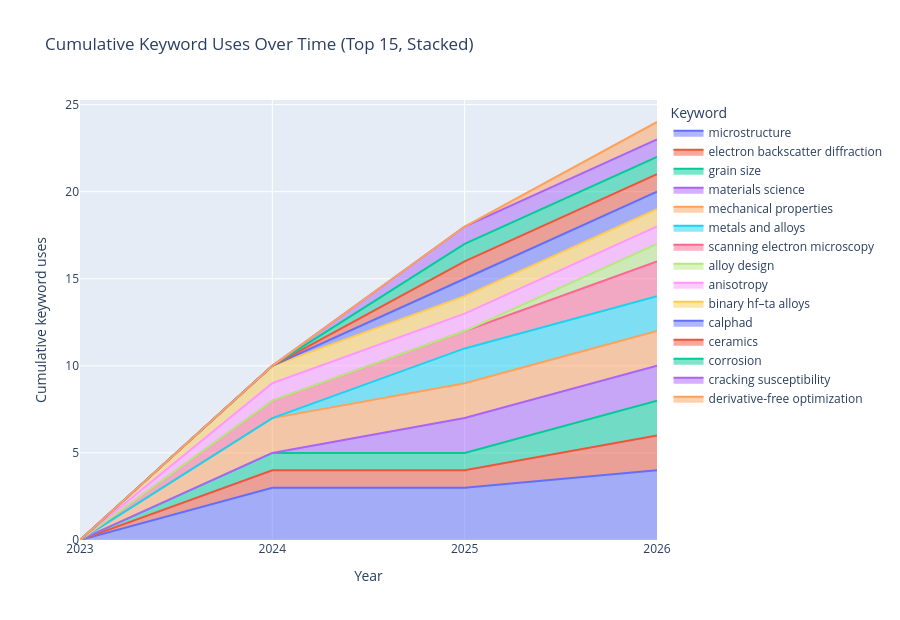

The code cell stored with this chart in its notebook:
### Code cell
#| echo: false
#| output: true

import plotly.express as px

if "df_kw_year" not in globals() or df_kw_year.empty:
    raise RuntimeError("Run Cell 20 first to build keyword-year records.")

if "top_keywords" in globals() and len(top_keywords) > 0:
    ranked_keywords = list(top_keywords)
else:
    ranked_keywords = (
        df_kw_year.groupby("keyword")["count"]
        .sum()
        .sort_values(ascending=False)
        .index.tolist()
    )

TOP_CUM_KEYWORDS = min(15, len(ranked_keywords))
cum_keywords = ranked_keywords[:TOP_CUM_KEYWORDS]

year_min = int(df_kw_year["year"].min())
year_max = int(df_kw_year["year"].max())
all_years = list(range(year_min, year_max + 1))

yearly_counts = (
    df_kw_year[df_kw_year["keyword"].isin(cum_keywords)]
    .groupby(["year", "keyword"], as_index=False)["count"]
    .sum()
)

pivot_counts = (
    yearly_counts.pivot(index="year", columns="keyword", values="count")
    .reindex(all_years, fill_value=0)
    .reindex(columns=cum_keywords, fill_value=0)
    .fillna(0)
    .sort_index()
)

# Cumulative uses per keyword across years.
keyword_cum = pivot_counts.clip(lower=0).cumsum()

# Hard checks for cumulative plotting integrity.
if keyword_cum.isna().any().any():
    raise RuntimeError("Cumulative keyword table contains NaN values.")

per_keyword_dips = keyword_cum.diff().lt(0).any(axis=0)
if per_keyword_dips.any():
    bad = per_keyword_dips[per_keyword_dips].index.tolist()
    raise RuntimeError(
        "Cumulative keyword series decreases for: " + ", ".join(bad)
    )

cum_long = (
    keyword_cum.reset_index(names="year")
    .melt(id_vars="year", var_name="keyword", value_name="cumulative_uses")
)

fig = px.area(
    cum_long,
    x="year",
    y="cumulative_uses",
    color="keyword",
    title=f"Cumulative Keyword Uses Over Time (Top {TOP_CUM_KEYWORDS}, Stacked)",
    labels={
        "year": "Year",
        "cumulative_uses": "Cumulative keyword uses",
        "keyword": "Keyword",
    },
)
fig.update_traces(
    hovertemplate=(
        "%{x}<br>%{fullData.name}<br>Cumulative uses: %{y}<extra></extra>"
    )
)
fig.update_layout(height=620, legend_title="Keyword")
fig.update_xaxes(dtick=1)
fig.update_yaxes(rangemode="tozero")
fig.show()

# Print a quick year-over-year diagnostic for the last two years.
if len(all_years) >= 2:
    y_prev, y_last = all_years[-2], all_years[-1]
    deltas = (keyword_cum.loc[y_last] - keyword_cum.loc[y_prev]).sort_values()
    print(f"Delta cumulative uses from {y_prev} to {y_last}:")
    print(deltas.to_string())

print(
    f"Plotted stacked cumulative keyword trends for top {TOP_CUM_KEYWORDS} keywords "
    f"across years {year_min}-{year_max}."
)

### Figure 1 — Plotly figure (JSON) as saved in the notebook; plotly's stock layout.template omitted (floating-point values rounded to 4 significant figures)
{"data": [{"fillpattern": {"shape": ""}, "hovertemplate": "%{x}<br>%{fullData.name}<br>Cumulative uses: %{y}<extra></extra>", "legendgroup": "microstructure", "line": {"color": "#636efa"}, "marker": {"symbol": "circle"}, "mode": "lines", "name": "microstructure", "orientation": "v", "showlegend": true, "stackgroup": "1", "type": "scatter", "x": [2023, 2024, 2025, 2026], "xaxis": "x", "y": [0.0, 3.0, 3.0, 4.0], "yaxis": "y"}, {"fillpattern": {"shape": ""}, "hovertemplate": "%{x}<br>%{fullData.name}<br>Cumulative uses: %{y}<extra></extra>", "legendgroup": "electron backscatter diffraction", "line": {"color": "#EF553B"}, "marker": {"symbol": "circle"}, "mode": "lines", "name": "electron backscatter diffraction", "orientation": "v", "showlegend": true, "stackgroup": "1", "type": "scatter", "x": [2023, 2024, 2025, 2026], "xaxis": "x", "y": [0.0, 1.0, 1.0, 2.0], "yaxis": "y"}, {"fillpattern": {"shape": ""}, "hovertemplate": "%{x}<br>%{fullData.name}<br>Cumulative uses: %{y}<extra></extra>", "legendgroup": "grain size", "line": {"color": "#00cc96"}, "marker": {"symbol": "circle"}, "mode": "lines", "name": "grain size", "orientation": "v", "showlegend": true, "stackgroup": "1", "type": "scatter", "x": [2023, 2024, 2025, 2026], "xaxis": "x", "y": [0.0, 1.0, 1.0, 2.0], "yaxis": "y"}, {"fillpattern": {"shape": ""}, "hovertemplate": "%{x}<br>%{fullData.name}<br>Cumulative uses: %{y}<extra></extra>", "legendgroup": "materials science", "line": {"color": "#ab63fa"}, "marker": {"symbol": "circle"}, "mode": "lines", "name": "materials science", "orientation": "v", "showlegend": true, "stackgroup": "1", "type": "scatter", "x": [2023, 2024, 2025, 2026], "xaxis": "x", "y": [0.0, 0.0, 2.0, 2.0], "yaxis": "y"}, {"fillpattern": {"shape": ""}, "hovertemplate": "%{x}<br>%{fullData.name}<br>Cumulative uses: %{y}<extra></extra>", "legendgroup": "mechanical properties", "line": {"color": "#FFA15A"}, "marker": {"symbol": "circle"}, "mode": "lines", "name": "mechanical properties", "orientation": "v", "showlegend": true, "stackgroup": "1", "type": "scatter", "x": [2023, 2024, 2025, 2026], "xaxis": "x", "y": [0.0, 2.0, 2.0, 2.0], "yaxis": "y"}, {"fillpattern": {"shape": ""}, "hovertemplate": "%{x}<br>%{fullData.name}<br>Cumulative uses: %{y}<extra></extra>", "legendgroup": "metals and alloys", "line": {"color": "#19d3f3"}, "marker": {"symbol": "circle"}, "mode": "lines", "name": "metals and alloys", "orientation": "v", "showlegend": true, "stackgroup": "1", "type": "scatter", "x": [2023, 2024, 2025, 2026], "xaxis": "x", "y": [0.0, 0.0, 2.0, 2.0], "yaxis": "y"}, {"fillpattern": {"shape": ""}, "hovertemplate": "%{x}<br>%{fullData.name}<br>Cumulative uses: %{y}<extra></extra>", "legendgroup": "scanning electron microscopy", "line": {"color": "#FF6692"}, "marker": {"symbol": "circle"}, "mode": "lines", "name": "scanning electron microscopy", "orientation": "v", "showlegend": true, "stackgroup": "1", "type": "scatter", "x": [2023, 2024, 2025, 2026], "xaxis": "x", "y": [0.0, 1.0, 1.0, 2.0], "yaxis": "y"}, {"fillpattern": {"shape": ""}, "hovertemplate": "%{x}<br>%{fullData.name}<br>Cumulative uses: %{y}<extra></extra>", "legendgroup": "alloy design", "line": {"color": "#B6E880"}, "marker": {"symbol": "circle"}, "mode": "lines", "name": "alloy design", "orientation": "v", "showlegend": true, "stackgroup": "1", "type": "scatter", "x": [2023, 2024, 2025, 2026], "xaxis": "x", "y": [0.0, 0.0, 0.0, 1.0], "yaxis": "y"}, {"fillpattern": {"shape": ""}, "hovertemplate": "%{x}<br>%{fullData.name}<br>Cumulative uses: %{y}<extra></extra>", "legendgroup": "anisotropy", "line": {"color": "#FF97FF"}, "marker": {"symbol": "circle"}, "mode": "lines", "name": "anisotropy", "orientation": "v", "showlegend": true, "stackgroup": "1", "type": "scatter", "x": [2023, 2024, 2025, 2026], "xaxis": "x", "y": [0.0, 1.0, 1.0, 1.0], "yaxis": "y"}, {"fillpattern": {"shape": ""}, "hovertemplate": "%{x}<br>%{fullData.name}<br>Cumulative uses: %{y}<extra></extra>", "legendgroup": "binary hf–ta alloys", "line": {"color": "#FECB52"}, "marker": {"symbol": "circle"}, "mode": "lines", "name": "binary hf–ta alloys", "orientation": "v", "showlegend": true, "stackgroup": "1", "type": "scatter", "x": [2023, 2024, 2025, 2026], "xaxis": "x", "y": [0.0, 1.0, 1.0, 1.0], "yaxis": "y"}, {"fillpattern": {"shape": ""}, "hovertemplate": "%{x}<br>%{fullData.name}<br>Cumulative uses: %{y}<extra></extra>", "legendgroup": "calphad", "line": {"color": "#636efa"}, "marker": {"symbol": "circle"}, "mode": "lines", "name": "calphad", "orientation": "v", "showlegend": true, "stackgroup": "1", "type": "scatter", "x": [2023, 2024, 2025, 2026], "xaxis": "x", "y": [0.0, 0.0, 1.0, 1.0], "yaxis": "y"}, {"fillpattern": {"shape": ""}, "hovertemplate": "%{x}<br>%{fullData.name}<br>Cumulative uses: %{y}<extra></extra>", "legendgroup": "ceramics", "line": {"color": "#EF553B"}, "marker": {"symbol": "circle"}, "mode": "lines", "name": "ceramics", "orientation": "v", "showlegend": true, "stackgroup": "1", "type": "scatter", "x": [2023, 2024, 2025, 2026], "xaxis": "x", "y": [0.0, 0.0, 1.0, 1.0], "yaxis": "y"}, {"fillpattern": {"shape": ""}, "hovertemplate": "%{x}<br>%{fullData.name}<br>Cumulative uses: %{y}<extra></extra>", "legendgroup": "corrosion", "line": {"color": "#00cc96"}, "marker": {"symbol": "circle"}, "mode": "lines", "name": "corrosion", "orientation": "v", "showlegend": true, "stackgroup": "1", "type": "scatter", "x": [2023, 2024, 2025, 2026], "xaxis": "x", "y": [0.0, 0.0, 1.0, 1.0], "yaxis": "y"}, {"fillpattern": {"shape": ""}, "hovertemplate": "%{x}<br>%{fullData.name}<br>Cumulative uses: %{y}<extra></extra>", "legendgroup": "cracking susceptibility", "line": {"color": "#ab63fa"}, "marker": {"symbol": "circle"}, "mode": "lines", "name": "cracking susceptibility", "orientation": "v", "showlegend": true, "stackgroup": "1", "type": "scatter", "x": [2023, 2024, 2025, 2026], "xaxis": "x", "y": [0.0, 0.0, 1.0, 1.0], "yaxis": "y"}, {"fillpattern": {"shape": ""}, "hovertemplate": "%{x}<br>%{fullData.name}<br>Cumulative uses: %{y}<extra></extra>", "legendgroup": "derivative-free optimization", "line": {"color": "#FFA15A"}, "marker": {"symbol": "circle"}, "mode": "lines", "name": "derivative-free optimization", "orientation": "v", "showlegend": true, "stackgroup": "1", "type": "scatter", "x": [2023, 2024, 2025, 2026], "xaxis": "x", "y": [0.0, 0.0, 0.0, 1.0], "yaxis": "y"}], "layout": {"height": 620, "legend": {"title": {"text": "Keyword"}, "tracegroupgap": 0}, "title": {"text": "Cumulative Keyword Uses Over Time (Top 15, Stacked)"}, "xaxis": {"anchor": "y", "domain": [0, 1], "dtick": 1, "title": {"text": "Year"}}, "yaxis": {"anchor": "x", "domain": [0, 1], "rangemode": "tozero", "title": {"text": "Cumulative keyword uses"}}}}
